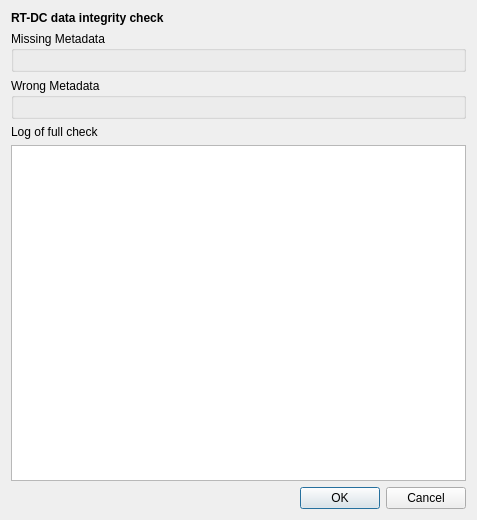
<?xml version="1.0" encoding="UTF-8"?>
<ui version="4.0">
 <class>Dialog</class>
 <widget class="QDialog" name="Dialog">
  <property name="geometry">
   <rect>
    <x>0</x>
    <y>0</y>
    <width>477</width>
    <height>520</height>
   </rect>
  </property>
  <property name="windowTitle">
   <string>Dialog</string>
  </property>
  <layout class="QVBoxLayout" name="verticalLayout">
   <item>
    <widget class="QLabel" name="label">
     <property name="text">
      <string>&lt;b&gt;RT-DC data integrity check&lt;/b&gt;</string>
     </property>
    </widget>
   </item>
   <item>
    <widget class="QGroupBox" name="groupBox_missing">
     <property name="title">
      <string>Missing Metadata</string>
     </property>
     <layout class="QGridLayout" name="gridLayout_missing"/>
    </widget>
   </item>
   <item>
    <widget class="QGroupBox" name="groupBox_wrong">
     <property name="sizePolicy">
      <sizepolicy hsizetype="Preferred" vsizetype="Preferred">
       <horstretch>0</horstretch>
       <verstretch>0</verstretch>
      </sizepolicy>
     </property>
     <property name="title">
      <string>Wrong Metadata</string>
     </property>
     <layout class="QGridLayout" name="gridLayout_wrong"/>
    </widget>
   </item>
   <item>
    <widget class="QLabel" name="label_2">
     <property name="text">
      <string>Log of full check</string>
     </property>
    </widget>
   </item>
   <item>
    <widget class="QTextEdit" name="textEdit">
     <property name="readOnly">
      <bool>true</bool>
     </property>
    </widget>
   </item>
   <item>
    <widget class="QDialogButtonBox" name="buttonBox">
     <property name="orientation">
      <enum>Qt::Horizontal</enum>
     </property>
     <property name="standardButtons">
      <set>QDialogButtonBox::Cancel|QDialogButtonBox::Ok</set>
     </property>
    </widget>
   </item>
  </layout>
 </widget>
 <resources/>
 <connections>
  <connection>
   <sender>buttonBox</sender>
   <signal>accepted()</signal>
   <receiver>Dialog</receiver>
   <slot>accept()</slot>
   <hints>
    <hint type="sourcelabel">
     <x>248</x>
     <y>254</y>
    </hint>
    <hint type="destinationlabel">
     <x>157</x>
     <y>274</y>
    </hint>
   </hints>
  </connection>
  <connection>
   <sender>buttonBox</sender>
   <signal>rejected()</signal>
   <receiver>Dialog</receiver>
   <slot>reject()</slot>
   <hints>
    <hint type="sourcelabel">
     <x>316</x>
     <y>260</y>
    </hint>
    <hint type="destinationlabel">
     <x>286</x>
     <y>274</y>
    </hint>
   </hints>
  </connection>
 </connections>
</ui>
